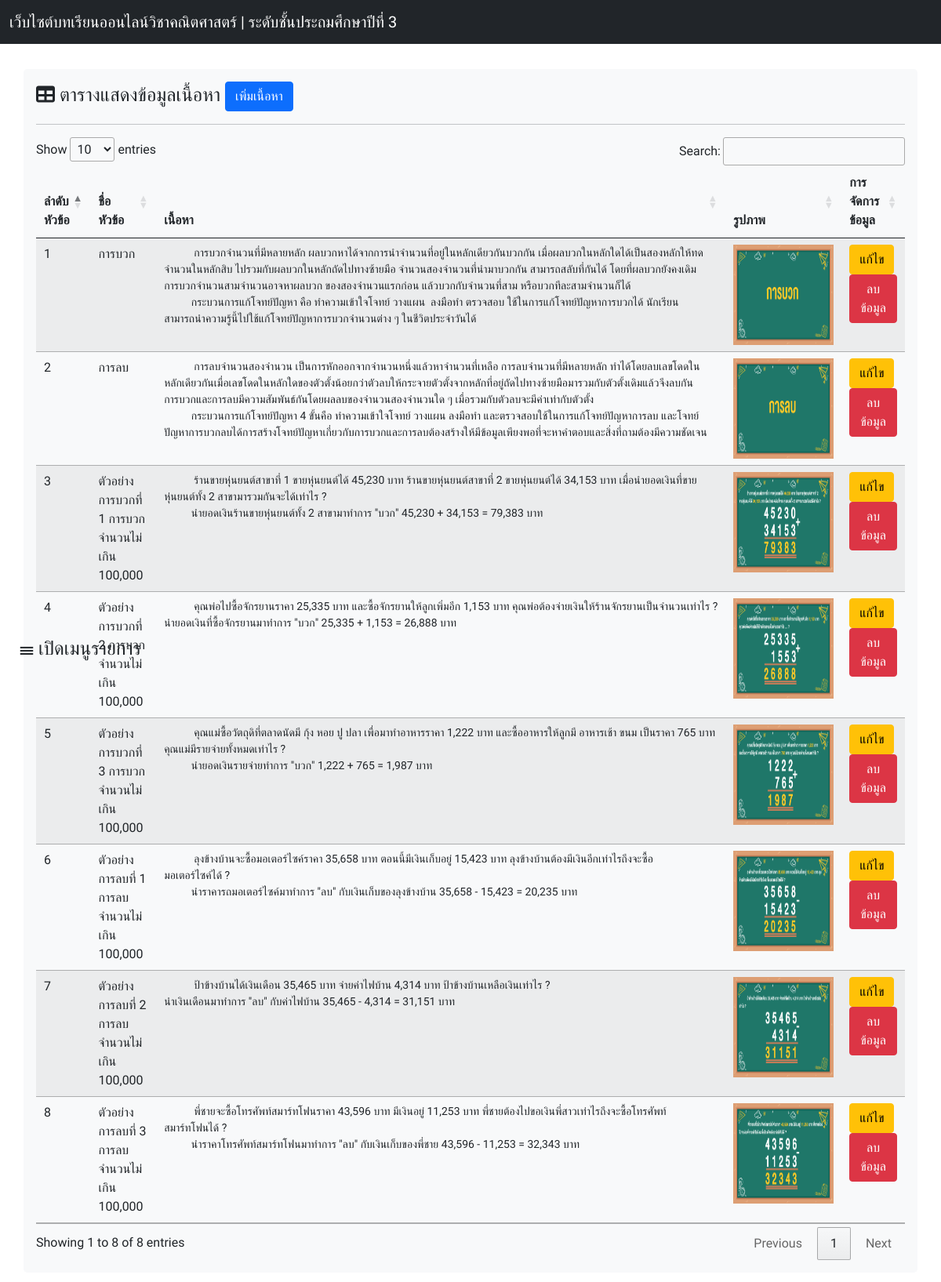
Page /Teacher/addlesson/table-topic.php?id=2 (signed in) on the committed database.
### tables this page shows
CREATE TABLE `topic` (
  `topic_id` int(11) NOT NULL COMMENT 'รหัสหัวข้อ',
  `topic_name` varchar(255) NOT NULL COMMENT 'ชื่อหัวข้อ',
  `content` longtext NOT NULL COMMENT 'เนื้อหา',
  `lesson_id` int(255) NOT NULL COMMENT 'บทที่',
  `image` varchar(255) NOT NULL COMMENT 'รูปภาพ'
);

### Teacher/addlesson/table-topic.php (the view, shortened to what this page needs)
<?php
    require_once('../../server/connect.php');
?>
<!DOCTYPE html>
<html lang="en">
<head>
    <link rel="stylesheet" href="https://cdnjs.cloudflare.com/ajax/libs/font-awesome/6.0.0-beta3/css/all.min.css">
    <link rel="stylesheet" href="../../node_modules/sweetalert2/dist/sweetalert2.min.css">
    <link href="https://cdn.jsdelivr.net/npm/bootstrap@5.0.2/dist/css/bootstrap.min.css" rel="stylesheet">
    <link rel="stylesheet" type="text/css" href="http://cdn.datatables.net/1.10.12/css/jquery.dataTables.css">
    <link rel="stylesheet" href="../../css/style.css">
</head>
<body>
    <div class="Menu">
    <span onclick="openNav()">&#9776; เปิดเมนูรายการ</span>
   </div>
    <nav class="navbar navbar-expand-lg fixed-top navbar-dark bg-dark">
        <div class="container-fluid">
            <a class="navbar-brand" href="#">เว็บไซต์บทเรียนออนไลน์วิชาคณิตศาสตร์ | ระดับชั้นประถมศึกษาปีที่ 3</a>
        </div>
    </nav>
<br> <br> <br>
<div class="container my-3 p-3 bg-light rounded-3">
<h4><i class="fas fa-table"></i> ตารางแสดงข้อมูลเนื้อหา <a class="btn btn-primary" href="addtopic.php?id=<?=$_GET["id"]?>">เพิ่มเนื้อหา <a> </h4>
    <hr>
    <table class="table table-striped table-hover" id="example">
        <thead>
            <tr>
            <th>ลำดับหัวข้อ</th>
            <th>ชื่อหัวข้อ</th>
            <th>เนื้อหา</th>
            <th>รูปภาพ</th>
            <th>การจัดการข้อมูล</th>
            </tr>
        </thead>
        <tbody>
            <?php
            $topic_id = $_GET["id"];
            $topic = "SELECT *
                      FROM topic
                      WHERE lesson_id = $topic_id";
            $result = $conn->prepare($topic);
            $result->execute();
            if ($result->rowCount()) {
            $rows = $result->fetchAll(PDO::FETCH_OBJ);
            $count =1;
            foreach($rows as $row) {
        ?>
        <tr>
            <td><?=$count++?></td>
            <td><?=$row->topic_name?></td>
            <td> <pre> <?=$row->content?> </pre> </td>
            <td> <img src="upload/<?=$row->image?>" width="128" height="128"> </td>
            <form action="">
                <td><a class="btn btn-warning" href="edittopic.php?id=<?=$row->topic_id?>">แก้ไข</a>
                <button type='button' class="btn btn-danger" id='deleteItem' data-id="<?=$row->topic_id?>">ลบข้อมูล</button>
            </form>
        </tr>
        <?php
                }
            } else {
            echo '<tr><td colspan=3>ยังไม่ได้เพิ่มเนื้อหา</tr></td>';
            }
            ?>
            </tbody>
    </table>
</div>
</body>
</html>

### css/style.css (style rules this page uses)
body { font-family: 'Prompt', sans-serif; }
pre { font-family: 'Prompt', sans-serif; }
H4 { font-family: 'Prompt', sans-serif; }
.Menu { position: absolute; left: 25px; height: 770px; bottom: 60px; font-size: 150%; }

### Teacher/addlesson/table-topic.php (style rules this page uses)
pre { font-family: 'Prompt', sans-serif; }

### rows in the picture
topic: topic_name "การบวก", content "การบวกจำนวนที่มีหลายหลัก ผลบวกหาได้จากการนำจำนวนที่อยู่ในหลักเดียวกันบวกกัน เมื่อผลบวกในหลักใดได้เป็นสองหลักให้ทด จำนวนในหลักสิบ ไปรวมกับผลบวกในหลักถัดไปทางซ้ายมือ จำนวนสองจำนวนที่นำมาบวกกัน สามารถสลับที่กันได้ โดยที่ผลบวกยังคงเดิม การบวกจำนวนสามจำนวนอาจหาผลบวก ของสองจำนวนแรกก่อน แล้วบวกกับจำนวนที่สาม หรือบวกทีละสามจำนวนก็ได้ กระบวนการแก้โจทย์ปัญหา คือ ทำความเข้าใจโจทย์ วางแผน ลงมือทำ ตรวจสอบ ใช้ในการแก้โจทย์ปัญหาการบวกได้ นักเรียน สามารถนำความรู้นี้ไปใช้แก้โจทย์ปัญหาการบวกจำนวนต่าง ๆ ในชีวิตประจำวันได้", image (picture)
topic: topic_name "การลบ", content "การลบจำนวนสองจำนวน เป็นการหักออกจากจำนวนหนึ่งแล้วหาจำนวนที่เหลือ การลบจำนวนที่มีหลายหลัก ทำได้โดยลบเลขโดดใน หลักเดียวกันเมื่อเลขโดดในหลักใดของตัวตั้งน้อยกว่าตัวลบให้กระจายตัวตั้งจากหลักที่อยู่ถัดไปทางซ้ายมือมารวมกับตัวตั้งเดิมแล้วจึงลบกัน การบวกและการลบมีความสัมพันธ์กันโดยผลลบของจำนวนสองจำนวนใด ๆ เมื่อรวมกับตัวลบจะมีค่าเท่ากับตัวตั้ง กระบวนการแก้โจทย์ปัญหา 4 ขั้นคือ ทำความเข้าใจโจทย์ วางแผน ลงมือทำ และตรวจสอบใช้ในการแก้โจทย์ปัญหาการลบ และโจทย์ ปัญหาการบวกลบได้การสร้างโจทย์ปัญหาเกี่ยวกับการบวกและการลบต้องสร้างให้มีข้อมูลเพียงพอที่จะหาคำตอบและสิ่งที่ถามต้องมีความชัดเจน", image (picture)
topic: topic_name "ตัวอย่างการบวกที่ 1 การบวกจำนวนไม่เกิน 100,000", content "ร้านขายหุ่นยนต์สาขาที่ 1 ขายหุ่นยนต์ได้ 45,230 บาท ร้านขายหุ่นยนต์สาขาที่ 2 ขายหุ่นยนต์ได้ 34,153 บาท เมื่อนำยอดเงินที่ขาย หุ่นยนต์ทั้ง 2 สาขามารวมกันจะได้เท่าไร ? นำยอดเงินร้านขายหุ่นยนต์ทั้ง 2 สาขามาทำการ \"บวก\" 45,230 + 34,153 = 79,383 บาท", image (picture)
topic: topic_name "ตัวอย่างการบวกที่ 2 การบวกจำนวนไม่เกิน 100,000", content "คุณพ่อไปซื้อจักรยานราคา 25,335 บาท และซื้อจักรยานให้ลูกเพิ่มอีก 1,153 บาท คุณพ่อต้องจ่ายเงินให้ร้านจักรยานเป็นจำนวนเท่าไร ? นำยอดเงินที่ซื้อจักรยานมาทำการ \"บวก\" 25,335 + 1,153 = 26,888 บาท", image (picture)
topic: topic_name "ตัวอย่างการบวกที่ 3 การบวกจำนวนไม่เกิน 100,000", content "คุณแม่ซื้อวัตถุดิที่ตลาดนัดมี กุ้ง หอย ปู ปลา เพื่อมาทำอาหารราคา 1,222 บาท และซื้ออาหารให้ลูกมี อาหารเช้า ขนม เป็นราคา 765 บาท คุณแม่มีรายจ่ายทั้งหมดเท่าไร ? นำยอดเงินรายจ่ายทำการ \"บวก\" 1,222 + 765 = 1,987 บาท", image (picture)
topic: topic_name "ตัวอย่างการลบที่ 1 การลบจำนวนไม่เกิน 100,000", content "ลุงข้างบ้านจะซื้อมอเตอร์ไซค์ราคา 35,658 บาท ตอนนี้มีเงินเก็บอยู่ 15,423 บาท ลุงข้างบ้านต้องมีเงินอีกเท่าไรถึงจะซื้อ มอเตอร์ไซค์ได้ ? นำราคารถมอเตอร์ไซค์มาทำการ \"ลบ\" กับเงินเก็บของลุงข้างบ้าน 35,658 - 15,423 = 20,235 บาท", image (picture)
topic: topic_name "ตัวอย่างการลบที่ 2 การลบจำนวนไม่เกิน 100,000", content "ป้าข้างบ้านได้เงินเดือน 35,465 บาท จ่ายค่าไฟบ้าน 4,314 บาท ป้าข้างบ้านเหลือเงินเท่าไร ? นำเงินเดือนมาทำการ \"ลบ\" กับค่าไฟบ้าน 35,465 - 4,314 = 31,151 บาท", image (picture)
topic: topic_name "ตัวอย่างการลบที่ 3 การลบจำนวนไม่เกิน 100,000", content "พี่ชายจะซื้อโทรศัพท์สมาร์ทโฟนราคา 43,596 บาท มีเงินอยู่ 11,253 บาท พี่ชายต้องไปขอเงินพี่สาวเท่าไรถึงจะซื้อโทรศัพท์ สมาร์ทโฟนได้ ? นำราคาโทรศัพท์สมาร์ทโฟนมาทำการ \"ลบ\" กับเงินเก็บของพี่ชาย 43,596 - 11,253 = 32,343 บาท", image (picture)
